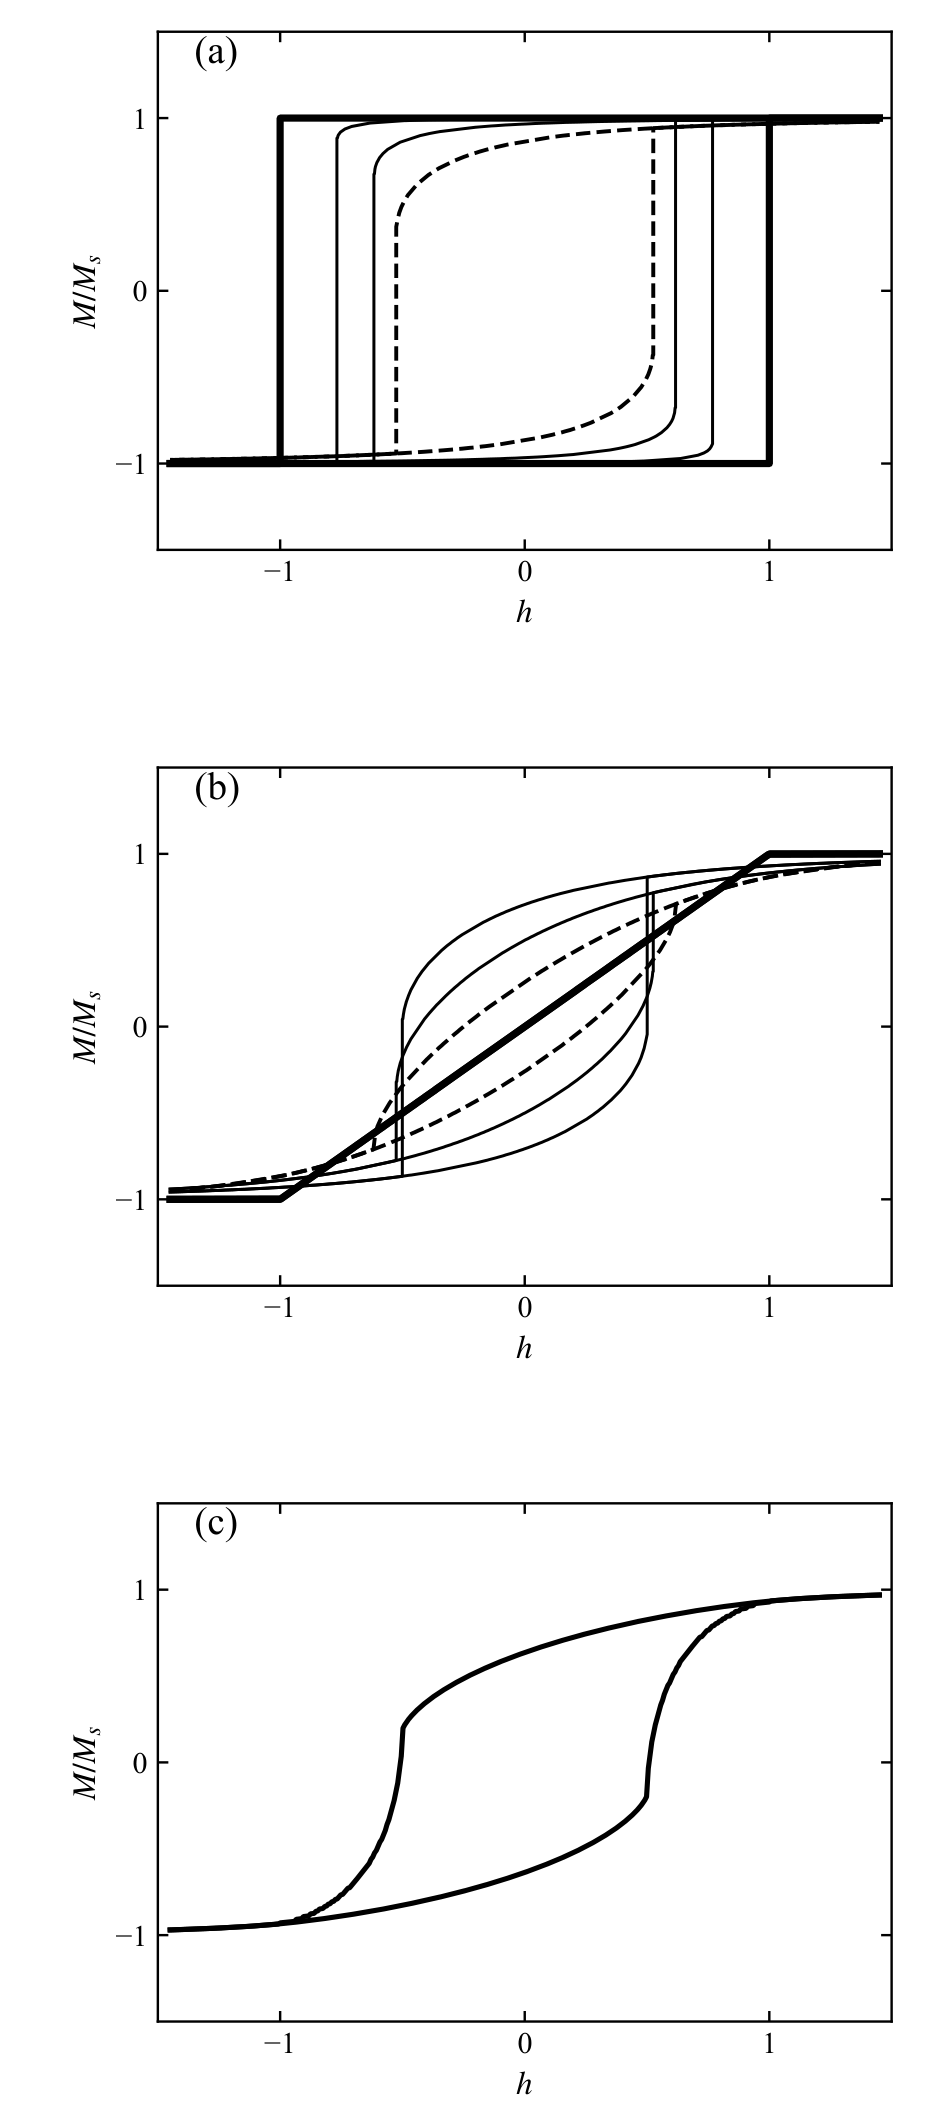

Here is the Python script that generated this plot:
# -*- coding: utf-8 -*-
# 图 6.28 Stoner-Wohlfarth 回线族与多晶平均：
# (a) 小角度族 theta=0/5/15/30 (b) 大角度族 theta=90/45/60/75 (c) 无规取向平均回线
import sys
sys.path.insert(0, r'E:\AI整理书籍\磁学\book\fig_src')
import numpy as np
import matplotlib.pyplot as plt
from mplstyle import save_fig

NPHI = 6001
PHI = np.linspace(0, 2 * np.pi, NPHI, endpoint=False)


def Efield(phi, h, th):
    return np.sin(phi) ** 2 - 2.0 * h * np.cos(th - phi)


def minima(phi, Ev):
    return np.where((Ev <= np.roll(Ev, 1)) & (Ev <= np.roll(Ev, -1)))[0]


def sweep(th, hs, phi_start):
    Ev = Efield(PHI, hs[0], th)
    cand = minima(PHI, Ev)
    d = np.abs(((PHI[cand] - phi_start + np.pi) % (2 * np.pi)) - np.pi)
    prev = PHI[cand[np.argmin(d)]]
    H, PH = [], []
    for h in hs:
        Ev = Efield(PHI, h, th)
        cand = minima(PHI, Ev)
        if len(cand) == 0:
            continue
        d = np.abs(((PHI[cand] - prev + np.pi) % (2 * np.pi)) - np.pi)
        k = int(np.argmin(d))
        if d[k] > 1.0:
            k = int(np.argmin(Ev[cand]))
        prev = PHI[cand[k]]
        H.append(h)
        PH.append(prev)
    H = np.array(H)
    return H, np.cos(th - np.array(PH))


def with_jumps(H, V):
    X, Y = [H[0]], [V[0]]
    for i in range(1, len(H)):
        if abs(V[i] - Y[-1]) > 0.35:
            X.append(H[i]); Y.append(Y[-1])
        X.append(H[i]); Y.append(V[i])
    return np.array(X), np.array(Y)


def draw_loop(ax, th, lw, ls):
    hd = np.linspace(1.45, -1.45, 1400)
    Hu, Mu = sweep(th, hd, th)
    Hl, Ml = sweep(th, hd[::-1], th + np.pi)
    for H, M in [(Hu, Mu), (Hl, Ml)]:
        X, Y = with_jumps(H, M)
        ax.plot(X, Y, color='k', lw=lw, ls=ls)


fig, axs = plt.subplots(3, 1, figsize=(4.3, 9.8),
                        gridspec_kw=dict(left=0.17, right=0.96,
                                         top=0.985, bottom=0.045, hspace=0.42))

# ---- (a) 小角度族 ----
ax = axs[0]
draw_loop(ax, 0.0, 2.4, '-')
for tv in (5, 15):
    draw_loop(ax, np.deg2rad(tv), 1.0, '-')
draw_loop(ax, np.deg2rad(30), 1.3, '--')
ax.text(0.05, 0.94, '(a)', transform=ax.transAxes, fontsize=13)

# ---- (b) 大角度族 ----
ax = axs[1]
draw_loop(ax, np.pi / 2, 2.4, '-')
for tv in (45, 60):
    draw_loop(ax, np.deg2rad(tv), 1.0, '-')
draw_loop(ax, np.deg2rad(75), 1.3, '--')
ax.text(0.05, 0.94, '(b)', transform=ax.transAxes, fontsize=13)

# ---- (c) 多晶平均回线（对 0-180 度无规取向取平均，两支） ----
ax = axs[2]
hd = np.linspace(1.45, -1.45, 400)
ths = np.deg2rad(np.linspace(0, 180, 361))[:-1]
MU, ML = [], []
for tv in ths:
    Hu, Mu = sweep(tv, hd, tv)
    Hl, Ml = sweep(tv, hd[::-1], tv + np.pi)
    MU.append(Mu)            # 按 h 降序
    ML.append(Ml)            # 按 h 升序
bu = np.array(MU).mean(axis=0)
bl = np.array(ML).mean(axis=0)
ax.plot(hd, bu, 'k-', lw=1.7)
ax.plot(hd[::-1], bl, 'k-', lw=1.7)
ax.text(0.05, 0.94, '(c)', transform=ax.transAxes, fontsize=13)

for ax in axs:
    ax.set_xlim(-1.5, 1.5)
    ax.set_ylim(-1.5, 1.5)
    ax.set_xticks([-1, 0, 1])
    ax.set_yticks([-1, 0, 1])
    ax.set_xlabel(r'$h$')
    ax.set_ylabel(r'$M/M_s$')

save_fig(fig, 'ch6', 'fig6_28')
